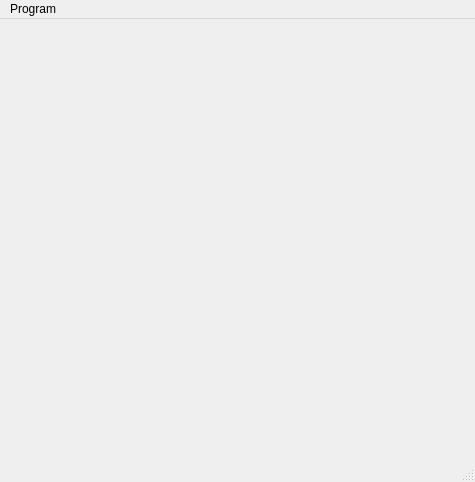
<?xml version="1.0" encoding="UTF-8"?>
<ui version="4.0">
 <class>MainWindow</class>
 <widget class="QMainWindow" name="MainWindow">
  <property name="geometry">
   <rect>
    <x>0</x>
    <y>0</y>
    <width>475</width>
    <height>482</height>
   </rect>
  </property>
  <property name="windowTitle">
   <string>MainWindow</string>
  </property>
  <widget class="QWidget" name="centralwidget">
   <layout class="QVBoxLayout" name="verticalLayout_11">
    <item>
     <layout class="QVBoxLayout" name="weblay"/>
    </item>
   </layout>
  </widget>
  <widget class="QStatusBar" name="statusbar"/>
  <widget class="QMenuBar" name="menuBar">
   <property name="geometry">
    <rect>
     <x>0</x>
     <y>0</y>
     <width>475</width>
     <height>22</height>
    </rect>
   </property>
   <widget class="QMenu" name="menuProgram">
    <property name="title">
     <string>Program</string>
    </property>
    <addaction name="actionReset"/>
    <addaction name="separator"/>
   </widget>
   <addaction name="menuProgram"/>
  </widget>
  <action name="actionReset">
   <property name="text">
    <string>Reset</string>
   </property>
  </action>
 </widget>
 <resources/>
 <connections/>
</ui>
